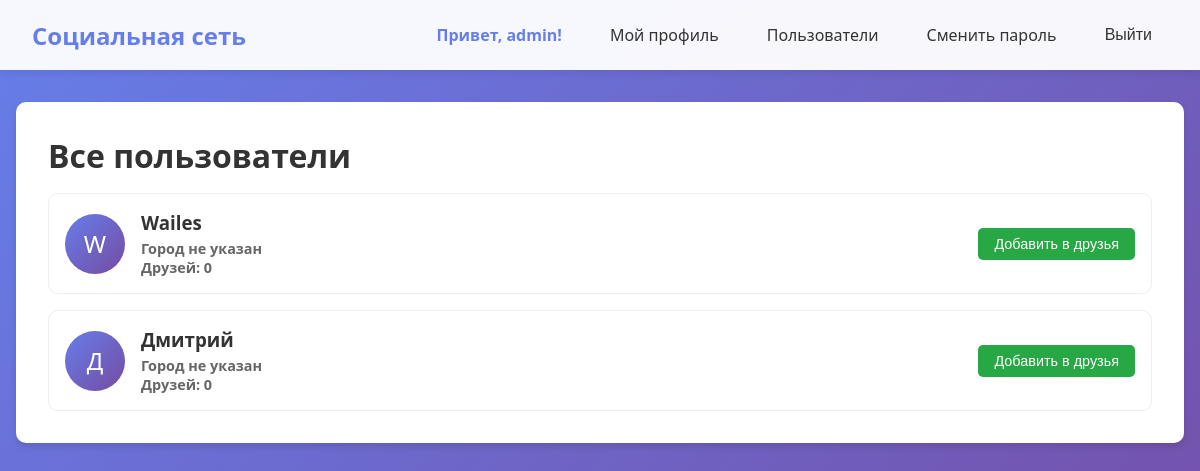
/auth/users/ (signed in), run on an earlier commit of the app's database.
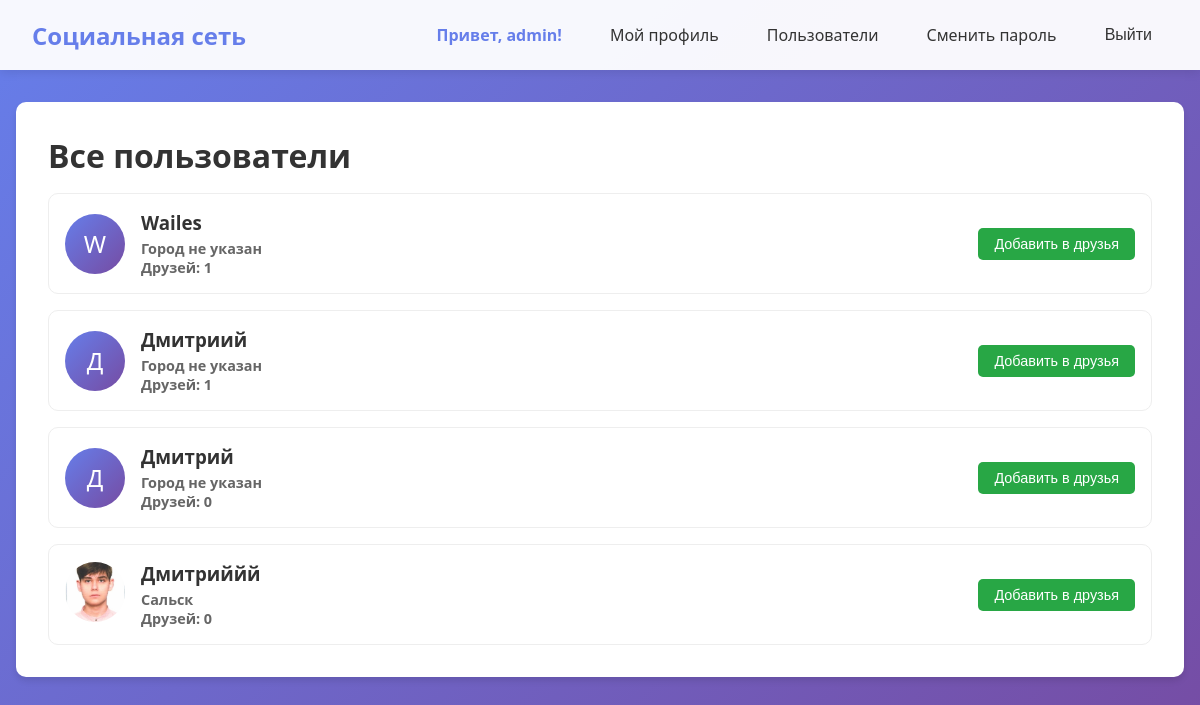
And on a later commit of the database.
### users/models.py (models this page shows, shortened)
class CustomUser(AbstractUser):
    email = models.EmailField('Email', unique=True)
    phone = models.CharField('Телефон', max_length=20, blank=True, null=True)
    birth_date = models.DateField('Дата рождения', blank=True, null=True)
    avatar = models.ImageField(
        'Аватар',
        upload_to='avatars/',
        blank=True,
        null=True,
        help_text='Загрузите изображение для аватара'
    )
    bio = models.TextField('О себе', max_length=500, blank=True, null=True)
    city = models.CharField('Город', max_length=100, blank=True, null=True)
    friends = models.ManyToManyField(
        'self',
        verbose_name='Друзья',
        symmetrical=True,
        blank=True
    )
    def is_friend(self, user):
        return self.friends.filter(id=user.id).exists()
    class Meta:
        verbose_name = 'Пользователь'
        verbose_name_plural = 'Пользователи'

### users/views.py (the view)
# urls.py: path('users/', UserListView.as_view(), name='user_list'),
class UserListView(LoginRequiredMixin, ListView):
    model = CustomUser
    template_name = 'users/user_list.html'
    context_object_name = 'users'
    paginate_by = 20
    def get_queryset(self):
        logger.debug(f"User '{self.request.user.username}' requested user list")
        return CustomUser.objects.exclude(id=self.request.user.id).order_by('username')
    def get_context_data(self, **kwargs):
        context = super().get_context_data(**kwargs)
        for user in context['users']:
            user.is_friend = self.request.user.is_friend(user)
        return context

### users/templates/users/user_list.html (shortened to what this page needs)
{% extends 'base.html' %}
{% block content %}
<div class="card">
    <h1>Все пользователи</h1>
    {% if users %}
        <div class="users-list">
            {% for user in users %}
                <div class="user-card">
                    <div class="user-avatar">
                        {% if user.avatar %}
                            <img src="{{ user.avatar.url }}" alt="{{ user.username }}" class="user-avatar-img">
                        {% else %}
                            <div class="user-avatar-placeholder">
                                {{ user.username|make_list|first|upper }}
                            </div>
                        {% endif %}
                    </div>
                    <div class="user-info">
                        <h3><a href="{% url 'users:profile' user.username %}">{{ user.username }}</a></h3>
                        <p>{{ user.city|default:"Город не указан" }}</p>
                        <p>Друзей: {{ user.friends.count }}</p>
                    </div>
                    <div class="user-actions">
                        {% if user.is_friend %}
                            <form method="post" action="{% url 'users:remove_friend' user.id %}">
                                {% csrf_token %}
                                <input type="hidden" name="next" value="{% url 'users:user_list' %}">
                                <button type="submit" class="btn-small btn-danger">Удалить из друзей</button>
                            </form>
                        {% else %}
                            <form method="post" action="{% url 'users:add_friend' user.id %}">
                                <button type="submit" class="btn-small btn-success">Добавить в друзья</button>
                            </form>
                        {% endif %}
                    </div>
                </div>
            {% endfor %}
        </div>
    {% else %}
        <p>Нет других пользователей</p>
    {% endif %}
</div>
{% endblock %}

What changed in the data, as far as the page shows it:
computed for CustomUser "Wailes": friends.count "0" → "1"
added CustomUser: username|make_list "Д", username "Дмитриий", city "Город не указан", friends.count "1", shows "Добавить в друзья"
added CustomUser: avatar (picture), username "Дмитриййй", city "Сальск", friends.count "0", shows "Добавить в друзья"
